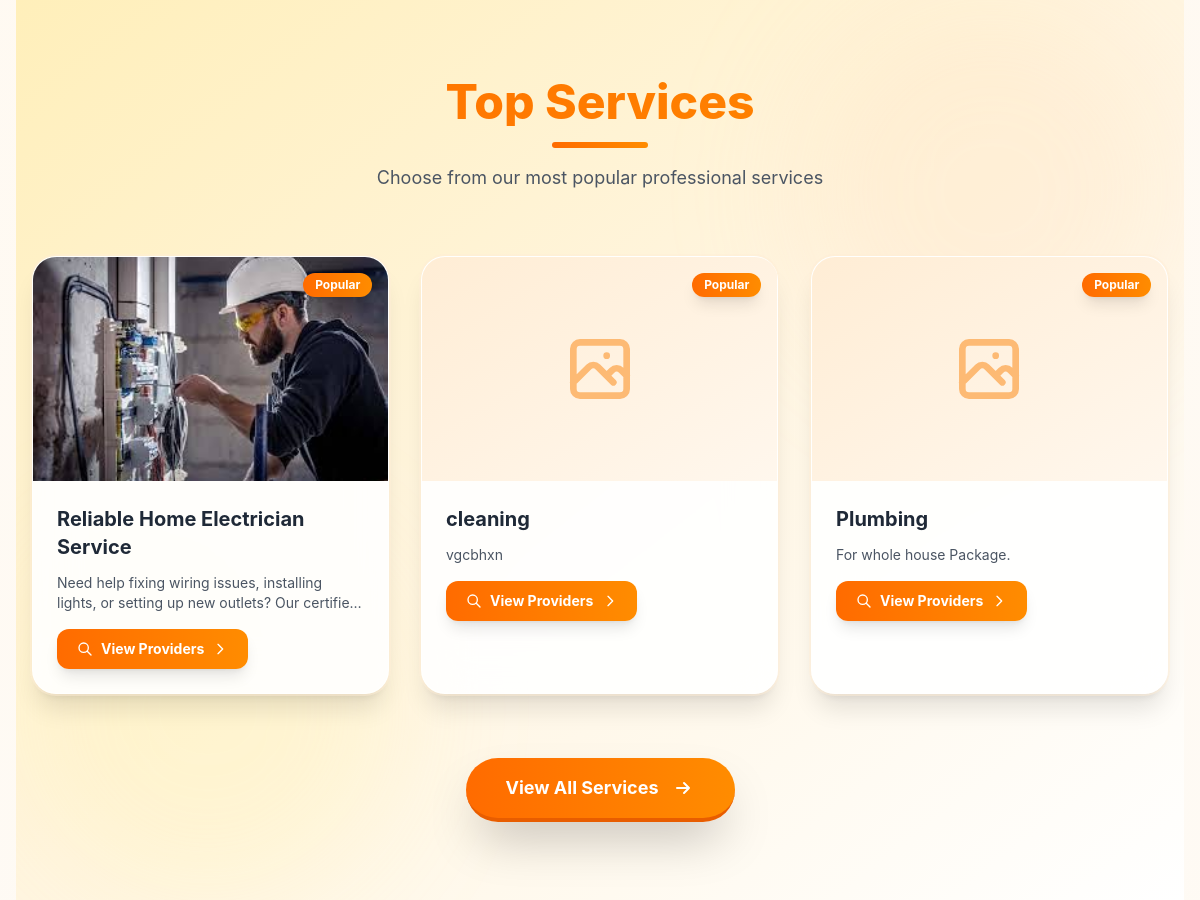
The app's page / (middle part), older data.
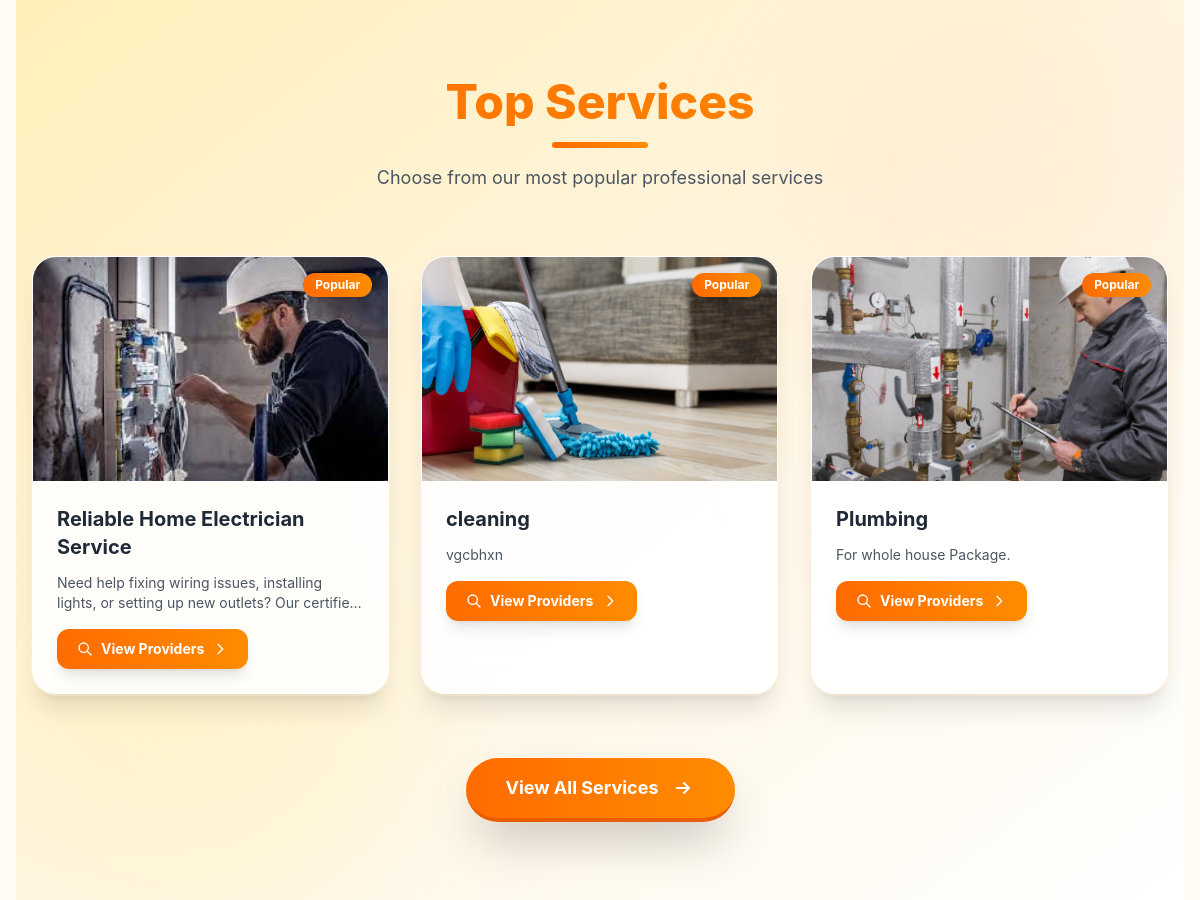
The same page, newer data.
### booking/models.py (models this page shows, shortened)
class Service(models.Model):
    title = models.CharField(max_length=200)
    description = models.TextField()
    service_type = models.ForeignKey(ServiceType, on_delete=models.CASCADE)
    image = models.ImageField(upload_to='services/', blank=True, null=True)

### booking/views.py (the view)
# urls.py: path('', views.index, name='index'),
def index(request):
    top_services = Service.objects.all()[:8]  # or any number you want
    return render(request, 'index.html', {
        'top_services': top_services
    })

### booking/templates/index.html (shortened to what this page needs)
{% extends 'base.html' %}
{% load static %}
{% block content %}
<section class="py-20 bg-gradient-to-br from-[#FFEFBA] via-[#FFF5E1] to-[#FFFFFF] px-4 relative overflow-hidden">
  <div class="absolute top-0 right-0 w-96 h-96 bg-orange-200/20 rounded-full blur-3xl"></div>
  <div class="absolute bottom-0 left-0 w-96 h-96 bg-yellow-200/20 rounded-full blur-3xl"></div>
  <div class="max-w-7xl mx-auto relative z-10">
    <div class="text-center mb-16" data-aos="fade-up">
      <h2 class="text-4xl sm:text-5xl font-extrabold mb-4 bg-gradient-to-r from-[#FF6B00] to-[#FF8C00] bg-clip-text text-transparent">
      </h2>
      <div class="h-1.5 w-24 bg-gradient-to-r from-[#FF6B00] to-[#FF8C00] rounded-full mx-auto mb-4"></div>
      <p class="text-gray-600 text-lg max-w-2xl mx-auto">
        Choose from our most popular professional services
      </p>
    </div>
    <div class="grid gap-8 grid-cols-1 sm:grid-cols-2 lg:grid-cols-3 xl:grid-cols-4">
      {% for service in top_services %}
        <div class="group bg-white/90 backdrop-blur-xl rounded-3xl shadow-xl hover:shadow-2xl transition-all duration-300 overflow-hidden border border-white/50 ring-2 ring-orange-100/50 hover:ring-orange-300 hover:-translate-y-2"
             data-aos="zoom-in"
             data-aos-delay="{{ forloop.counter0|add:'1' }}00">
          <div class="relative overflow-hidden">
            {% if service.image %}
              <img src="{{ service.image.url }}"
                   alt="{{ service.title }}"
                   class="w-full h-56 object-cover transform group-hover:scale-110 transition duration-700">
            {% else %}
              <div class="w-full h-56 bg-gradient-to-br from-orange-100 to-orange-50 flex items-center justify-center">
              </div>
            {% endif %}
            <div class="absolute top-4 right-4 bg-gradient-to-r from-[#FF6B00] to-[#FF8C00] text-white px-3 py-1 rounded-full text-xs font-bold shadow-lg">
              Popular
            </div>
          </div>
          <div class="p-6">
            <h4 class="text-xl font-bold text-gray-800 mb-3 group-hover:text-[#FF6B00] transition-colors">
              {{ service.title }}
            </h4>
            <p class="text-sm text-gray-600 mb-4 line-clamp-2">
              {% if service.description %}
                {{ service.description|truncatewords:15 }}
              {% else %}
                Professional service providers ready to help you
              {% endif %}
            </p>
            <a href="{% url 'service_detail' service.id %}"
               class="group/btn inline-flex items-center gap-2 text-sm font-bold text-white bg-gradient-to-r from-[#FF6B00] to-[#FF8C00] px-5 py-2.5 rounded-xl hover:shadow-orange-400/50 shadow-lg transition-all duration-300 transform hover:-translate-y-0.5">
              <svg class="w-4 h-4" fill="none" stroke="currentColor" viewBox="0 0 24 24">
                <path stroke-linecap="round" stroke-linejoin="round" stroke-width="2" d="M21 21l-6-6m2-5a7 7 0 11-14 0 7 7 0 0114 0z"/>
              </svg>
              View Providers
              <svg class="w-4 h-4 group-hover/btn:translate-x-1 transition-transform" fill="none" stroke="currentColor" viewBox="0 0 24 24">
                <path stroke-linecap="round" stroke-linejoin="round" stroke-width="2" d="M9 5l7 7-7 7"/>
              </svg>
            </a>
          </div>
        </div>
      {% endfor %}
    </div>
    <div class="mt-16 text-center" data-aos="fade-up">
      <a href="{% url 'services' %}"
         class="group inline-flex items-center gap-3 bg-gradient-to-r from-[#FF6B00] to-[#FF8C00] text-white px-10 py-4 rounded-full font-bold text-lg shadow-2xl hover:shadow-orange-400/50 transition-all duration-300 transform hover:-translate-y-1 border-b-4 border-[#e85d00]">
        View All Services
        <svg class="w-6 h-6 group-hover:translate-x-1 transition-transform" fill="none" stroke="currentColor" viewBox="0 0 24 24">
          <path stroke-linecap="round" stroke-linejoin="round" stroke-width="2" d="M13 7l5 5m0 0l-5 5m5-5H6"/>
        </svg>
      </a>
    </div>
  </div>
</section>
{% endblock %}

Row changes from the older to the newer data that the page shows:
changed Service "cleaning": image: picture added
changed Service "Plumbing": image: picture added
